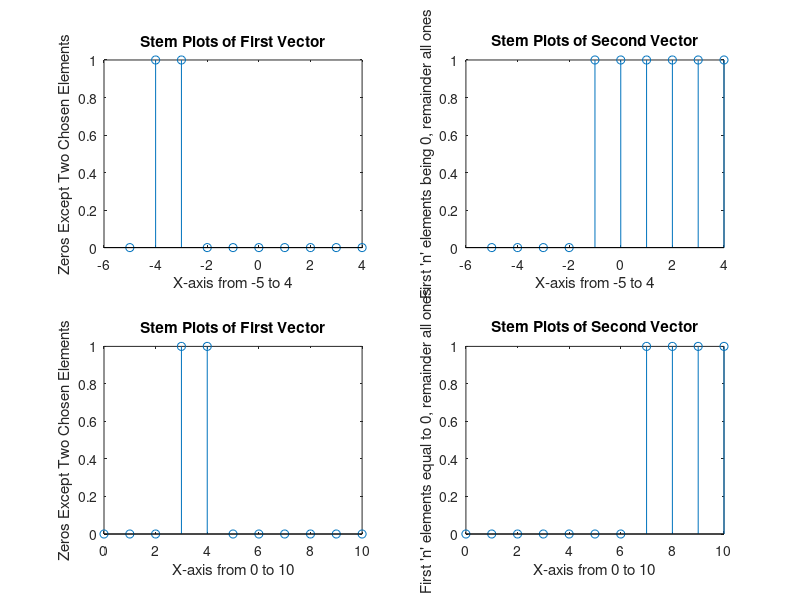

The MATLAB script that drew this image:
% Andre Hei Wang Law
% 4017 5600
% Lab 1 Question 2

clear
subplot(2, 2, 1)
x = -5 : 4
vec1 = zeros(1,10)      %size of array
vec1(2) = 1             % 2nd element will be 1
vec1(3) = 1             % 3rd element will be 1
stem(x, vec1)
title("Stem Plots of First Vector")
xlabel("X-axis from -5 to 4")
ylabel("Zeros Except Two Chosen Elements")

subplot(2, 2, 2)
x = -5 : 4
vec1 = ones(1,10)      %size of array
n = 4                  % arbitrary number
vec1(1:n) = 0
stem(x, vec1)
title("Stem Plots of Second Vector")
xlabel("X-axis from -5 to 4")
ylabel("First 'n' elements being 0, remainder all ones")

subplot(2, 2, 3)
x = 0 : 10
vec1 = zeros(1,11)      % size of array
vec1(4) = 1             % 4nd element will be 1
vec1(5) = 1             % 5rd element will be 1
stem(x, vec1)
title("Stem Plots of First Vector")
xlabel("X-axis from 0 to 10")
ylabel("Zeros Except Two Chosen Elements")

subplot(2, 2, 4)
x = 0 : 10
vec1 = ones(1,11)      % size of array
n = 7                  % arbitrary number
vec1(1:n) = 0
stem(x, vec1)
title("Stem Plots of Second Vector")
xlabel("X-axis from 0 to 10")
ylabel("First 'n' elements equal to 0, remainder all ones")
